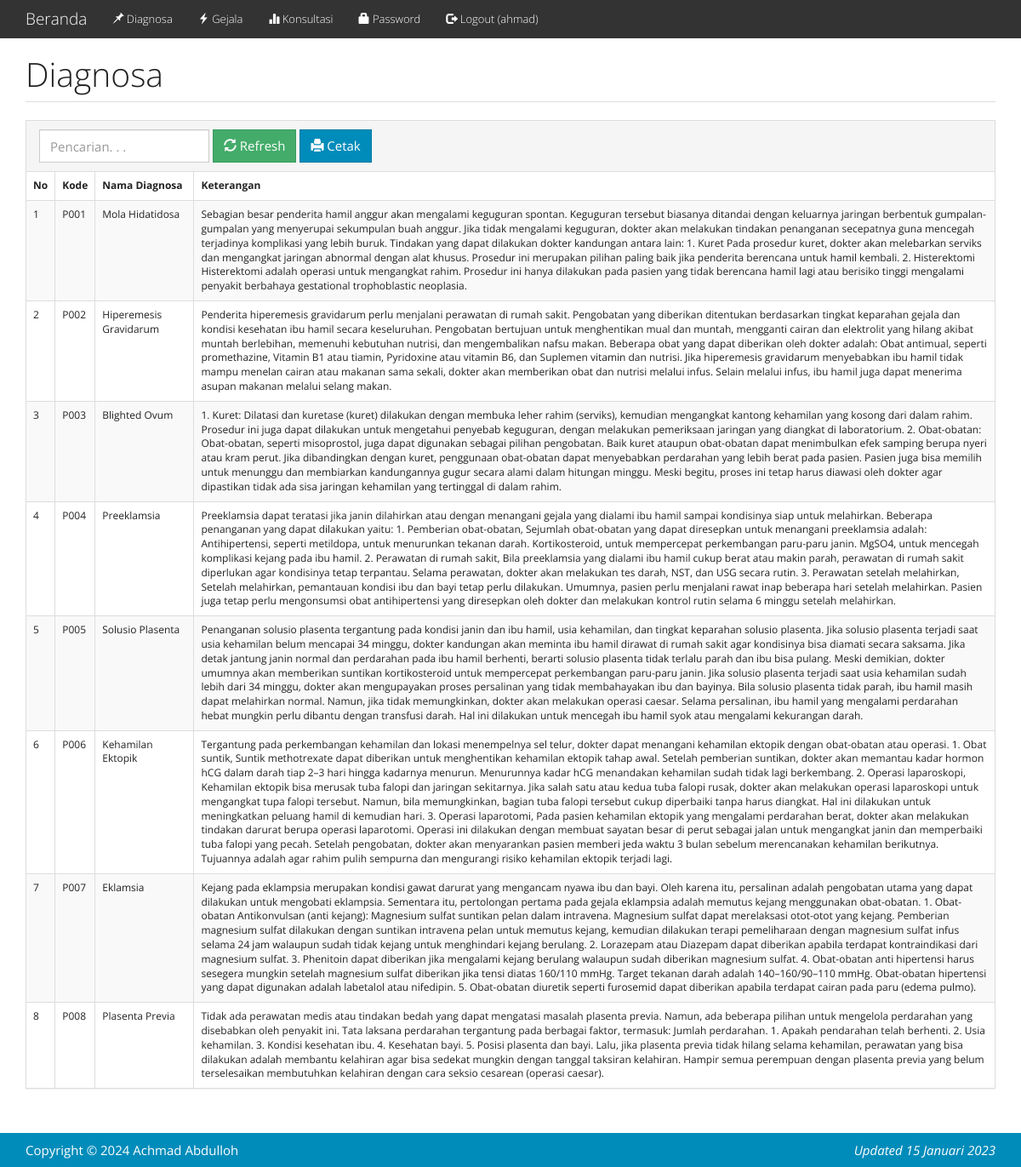
The page /index.php?m=diagnosa_user (signed in) on the database its author committed.
### tables this page shows
CREATE TABLE `tb_diagnosa` (
  `kode_diagnosa` varchar(16) NOT NULL,
  `nama_diagnosa` varchar(255) DEFAULT NULL,
  `keterangan` text DEFAULT NULL,
  `referensi` varchar(100) DEFAULT NULL
);

### functions.php (called while the page is built, shortened)
<?php
$config["server"] = 'localhost';
$config["username"] = 'root';
$config["password"] = '';
$config["database_name"] = 'cf_fc';
include 'includes/db.php';
$db = new DB($config['server'], $config['username'], $config['password'], $config['database_name']);
function _get($key, $val = null)
{
    if (isset($_GET[$key]))
        return $_GET[$key];
    else
        return $val;
}

### includes/db.php (called while the page is built, shortened)
<?php
class DB
{
    var $conn = null;
    public function __construct($host, $username, $passwd, $dbname)
    {
        $this->conn = mysqli_connect($host, $username, $passwd, $dbname);
    }
    public function query($sql)
    {
        $query = mysqli_query($this->conn, $sql) or die('<pre>Error mysqli_query: ' . mysqli_error($this->conn) . '<br />' . $sql . '</pre>');
        return $query;
    }
    public function get_results($sql)
    {
        $query = $this->query($sql);
        $arr = array();
        while ($row = mysqli_fetch_object($query)) {
            $arr[] = $row;
        }
        return $arr;
    }
}

### diagnosa_user.php (the view, shortened to what this page needs)
<div class="page-header">
    <h1>Diagnosa</h1>
</div>
<div class="panel panel-default">
    <div class="panel-heading">
        <form class="form-inline">
            <div class="form-group">
                <input class="form-control" type="text" placeholder="Pencarian. . ." name="q" value="<?= _get('q') ?>" />
            </div>
            <div class="form-group">
                <button class="btn btn-success"><span class="glyphicon glyphicon-refresh"></span> Refresh</button>
            </div>
            <div class="form-group">
                <a class="btn btn-primary" href="cetak.php?m=diagnosa" target="_blank"><span class="glyphicon glyphicon-print"></span> Cetak</a>
            </div>
        </form>
    </div>
    <div class="table-responsive">
        <table class="table table-bordered table-hover table-striped">
            <thead>
                <tr class="nw">
                    <th>No</th>
                    <th>Kode</th>
                    <th>Nama Diagnosa</th>
                    <th>Keterangan</th>
                </tr>
            </thead>
            <?php
            $q = esc_field(_get('q'));
            $rows = $db->get_results("SELECT * FROM tb_diagnosa
                WHERE kode_diagnosa LIKE '%$q%' OR nama_diagnosa LIKE '%$q%' OR keterangan LIKE '%$q%'
                ORDER BY kode_diagnosa");
            $no = 0;
            foreach ($rows as $row) : ?>
                <tr>
                    <td><?= ++$no ?></td>
                    <td><?= $row->kode_diagnosa ?></td>
                    <td><?= $row->nama_diagnosa ?></td>
                    <td><?= $row->keterangan ?></td>
                </tr>
            <?php endforeach; ?>
        </table>
    </div>
</div>

### assets/css/general.css (style rules this page uses)
html { position: relative; min-height: 100%; }
body { margin-bottom: 70px; }
.nw { white-space: nowrap; }
.page-header { margin-top: 0; padding-bottom: 0; }
.page-header h1 { margin-top: 0; }

### rows shown on the page
tb_diagnosa: kode_diagnosa "P001", nama_diagnosa "Mola Hidatidosa", keterangan "Sebagian besar penderita hamil anggur akan mengalami keguguran spontan. Keguguran tersebut biasanya ditandai dengan keluarnya jaringan berbentuk gumpalan-gumpalan yang menyerupai sekumpulan buah anggur. Jika tidak mengalami keguguran, dokter akan melakukan tindakan penanganan secepatnya guna mencegah terjadinya komplikasi yang lebih buruk. Tindakan yang dapat dilakukan dokter kandungan antara lain: 1. Kuret Pada prosedur kuret, dokter akan melebarkan serviks dan mengangkat jaringan abnormal dengan alat khusus. Prosedur ini merupakan pilihan paling baik jika penderita berencana untuk hamil kembali. 2. Histerektomi Histerektomi adalah operasi untuk mengangkat rahim. Prosedur ini hanya…"
tb_diagnosa: kode_diagnosa "P002", nama_diagnosa "Hiperemesis Gravidarum", keterangan "Penderita hiperemesis gravidarum perlu menjalani perawatan di rumah sakit. Pengobatan yang diberikan ditentukan berdasarkan tingkat keparahan gejala dan kondisi kesehatan ibu hamil secara keseluruhan. Pengobatan bertujuan untuk menghentikan mual dan muntah, mengganti cairan dan elektrolit yang hilang akibat muntah berlebihan, memenuhi kebutuhan nutrisi, dan mengembalikan nafsu makan. Beberapa obat yang dapat diberikan oleh dokter adalah: Obat antimual, seperti promethazine, Vitamin B1 atau tiamin, Pyridoxine atau vitamin B6, dan Suplemen vitamin dan nutrisi. Jika hiperemesis gravidarum menyebabkan ibu hamil tidak mampu menelan cairan atau makanan sama sekali, dokter akan memberikan obat dan…"
tb_diagnosa: kode_diagnosa "P003", nama_diagnosa "Blighted Ovum", keterangan "1. Kuret: Dilatasi dan kuretase (kuret) dilakukan dengan membuka leher rahim (serviks), kemudian mengangkat kantong kehamilan yang kosong dari dalam rahim. Prosedur ini juga dapat dilakukan untuk mengetahui penyebab keguguran, dengan melakukan pemeriksaan jaringan yang diangkat di laboratorium. 2. Obat-obatan: Obat-obatan, seperti misoprostol, juga dapat digunakan sebagai pilihan pengobatan. Baik kuret ataupun obat-obatan dapat menimbulkan efek samping berupa nyeri atau kram perut. Jika dibandingkan dengan kuret, penggunaan obat-obatan dapat menyebabkan perdarahan yang lebih berat pada pasien. Pasien juga bisa memilih untuk menunggu dan membiarkan kandungannya gugur secara alami dalam…"
tb_diagnosa: kode_diagnosa "P004", nama_diagnosa "Preeklamsia", keterangan "Preeklamsia dapat teratasi jika janin dilahirkan atau dengan menangani gejala yang dialami ibu hamil sampai kondisinya siap untuk melahirkan. Beberapa penanganan yang dapat dilakukan yaitu: 1. Pemberian obat-obatan, Sejumlah obat-obatan yang dapat diresepkan untuk menangani preeklamsia adalah: Antihipertensi, seperti metildopa, untuk menurunkan tekanan darah. Kortikosteroid, untuk mempercepat perkembangan paru-paru janin. MgSO4, untuk mencegah komplikasi kejang pada ibu hamil. 2. Perawatan di rumah sakit, Bila preeklamsia yang dialami ibu hamil cukup berat atau makin parah, perawatan di rumah sakit diperlukan agar kondisinya tetap terpantau. Selama perawatan, dokter akan melakukan tes…"
tb_diagnosa: kode_diagnosa "P005", nama_diagnosa "Solusio Plasenta", keterangan "Penanganan solusio plasenta tergantung pada kondisi janin dan ibu hamil, usia kehamilan, dan tingkat keparahan solusio plasenta. Jika solusio plasenta terjadi saat usia kehamilan belum mencapai 34 minggu, dokter kandungan akan meminta ibu hamil dirawat di rumah sakit agar kondisinya bisa diamati secara saksama. Jika detak jantung janin normal dan perdarahan pada ibu hamil berhenti, berarti solusio plasenta tidak terlalu parah dan ibu bisa pulang. Meski demikian, dokter umumnya akan memberikan suntikan kortikosteroid untuk mempercepat perkembangan paru-paru janin. Jika solusio plasenta terjadi saat usia kehamilan sudah lebih dari 34 minggu, dokter akan mengupayakan proses persalinan yang…"
tb_diagnosa: kode_diagnosa "P006", nama_diagnosa "Kehamilan Ektopik", keterangan "Tergantung pada perkembangan kehamilan dan lokasi menempelnya sel telur, dokter dapat menangani kehamilan ektopik dengan obat-obatan atau operasi. 1. Obat suntik, Suntik methotrexate dapat diberikan untuk menghentikan kehamilan ektopik tahap awal. Setelah pemberian suntikan, dokter akan memantau kadar hormon hCG dalam darah tiap 2–3 hari hingga kadarnya menurun. Menurunnya kadar hCG menandakan kehamilan sudah tidak lagi berkembang. 2. Operasi laparoskopi, Kehamilan ektopik bisa merusak tuba falopi dan jaringan sekitarnya. Jika salah satu atau kedua tuba falopi rusak, dokter akan melakukan operasi laparoskopi untuk mengangkat tupa falopi tersebut. Namun, bila memungkinkan, bagian tuba falopi…"
tb_diagnosa: kode_diagnosa "P007", nama_diagnosa "Eklamsia", keterangan "Kejang pada eklampsia merupakan kondisi gawat darurat yang mengancam nyawa ibu dan bayi. Oleh karena itu, persalinan adalah pengobatan utama yang dapat dilakukan untuk mengobati eklampsia. Sementara itu, pertolongan pertama pada gejala eklampsia adalah memutus kejang menggunakan obat-obatan. 1. Obat-obatan Antikonvulsan (anti kejang): Magnesium sulfat suntikan pelan dalam intravena. Magnesium sulfat dapat merelaksasi otot-otot yang kejang. Pemberian magnesium sulfat dilakukan dengan suntikan intravena pelan untuk memutus kejang, kemudian dilakukan terapi pemeliharaan dengan magnesium sulfat infus selama 24 jam walaupun sudah tidak kejang untuk menghindari kejang berulang. 2. Lorazepam atau…"
tb_diagnosa: kode_diagnosa "P008", nama_diagnosa "Plasenta Previa", keterangan "Tidak ada perawatan medis atau tindakan bedah yang dapat mengatasi masalah plasenta previa. Namun, ada beberapa pilihan untuk mengelola perdarahan yang disebabkan oleh penyakit ini. Tata laksana perdarahan tergantung pada berbagai faktor, termasuk: Jumlah perdarahan. 1. Apakah pendarahan telah berhenti. 2. Usia kehamilan. 3. Kondisi kesehatan ibu. 4. Kesehatan bayi. 5. Posisi plasenta dan bayi. Lalu, jika plasenta previa tidak hilang selama kehamilan, perawatan yang bisa dilakukan adalah membantu kelahiran agar bisa sedekat mungkin dengan tanggal taksiran kelahiran. Hampir semua perempuan dengan plasenta previa yang belum terselesaikan membutuhkan kelahiran dengan cara seksio cesarean…"

### other values the page prints
_session('login') "ahmad"
